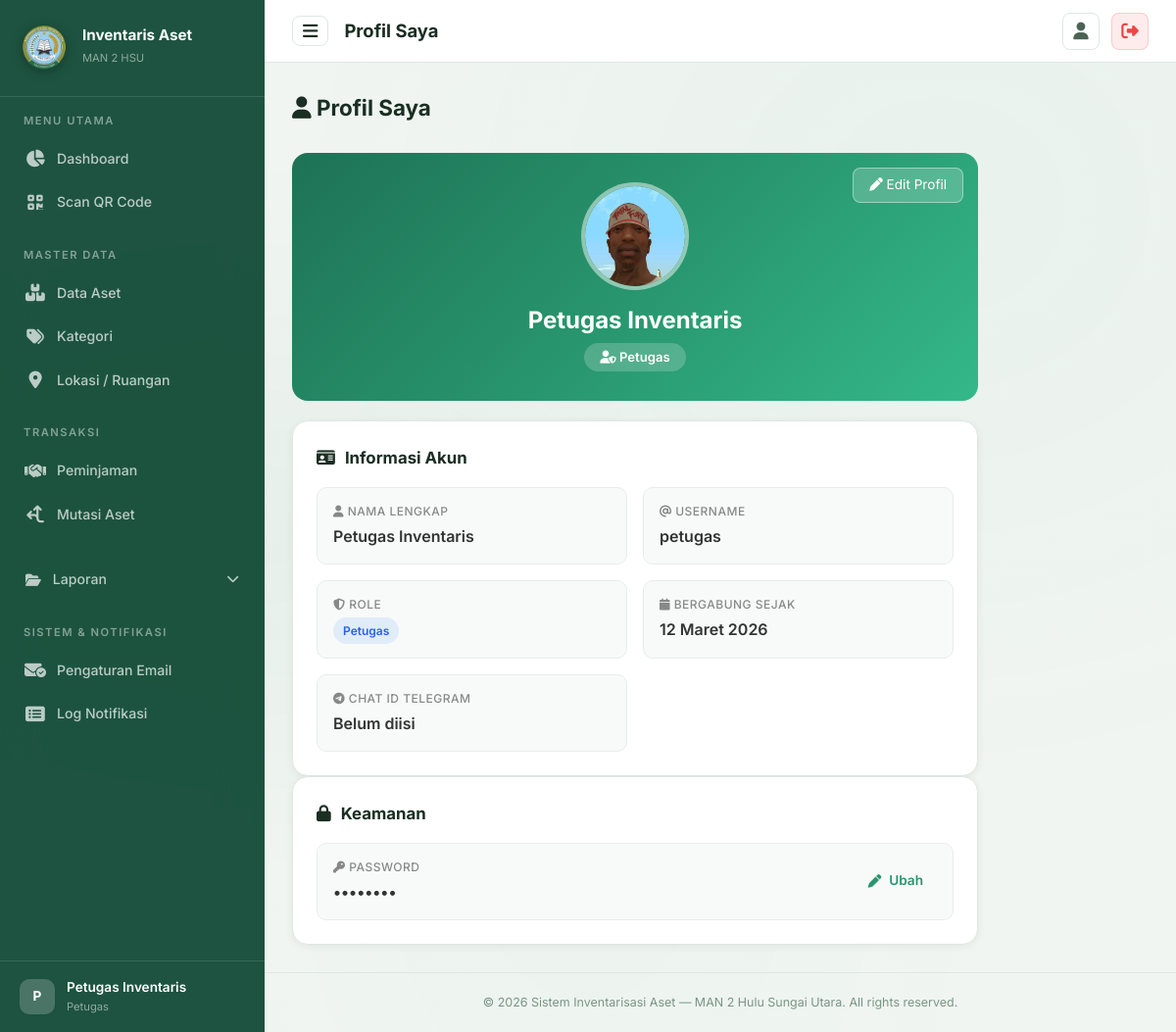
The app's page /pages/profil.php (signed in), older data.
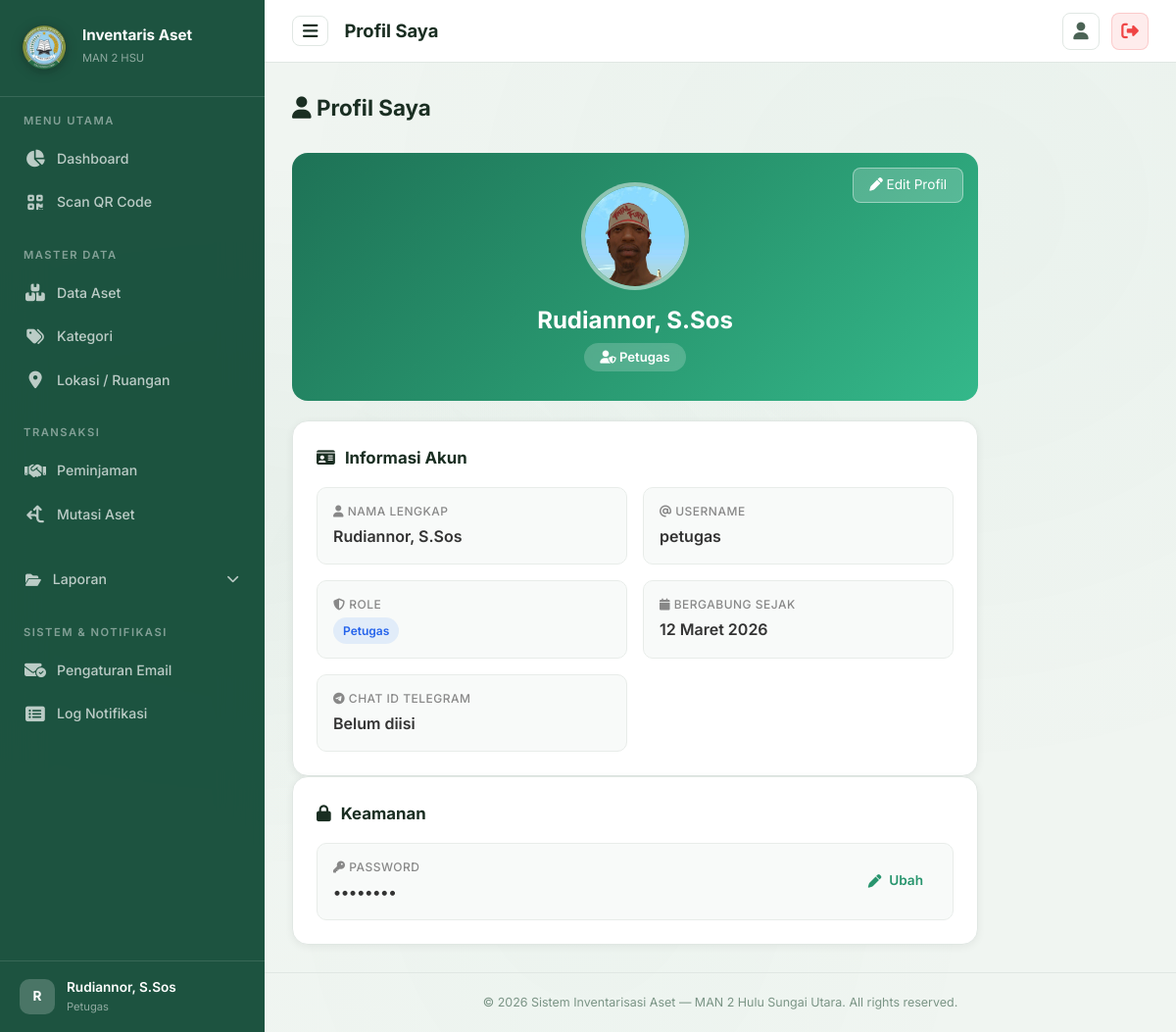
The same page, newer data.
### tables this page shows
CREATE TABLE `users` (
  `id` int NOT NULL AUTO_INCREMENT,
  `nama` varchar(100) NOT NULL,
  `username` varchar(50) NOT NULL,
  `email` varchar(255) DEFAULT NULL,
  `password` varchar(255) NOT NULL,
  `role` enum('admin','petugas','guru') NOT NULL DEFAULT 'petugas',
  `nip` varchar(30) DEFAULT NULL,
  `jabatan` varchar(100) DEFAULT NULL,
  `no_telepon` varchar(20) DEFAULT NULL,
  `telegram_chat_id` varchar(50) DEFAULT NULL,
  `foto` varchar(255) DEFAULT NULL,
  `created_at` timestamp NULL DEFAULT CURRENT_TIMESTAMP,
  `remember_token` varchar(255) DEFAULT NULL,
  `reset_token` varchar(255) DEFAULT NULL,
  `reset_token_expires_at` datetime DEFAULT NULL,
  PRIMARY KEY (`id`),
  UNIQUE KEY `username` (`username`)
);

### pages/profil.php (the view, shortened to what the changed rows need)
<?php
$pageTitle = 'Profil Saya';
$pdo = getConnection();
$stmt = $pdo->prepare("SELECT * FROM users WHERE id = ?");
$stmt->execute([$_SESSION['user_id']]);
$user = $stmt->fetch();
$editMode = isset($_GET['edit']);
$createdAt = isset($user['created_at']) ? date('d F Y', strtotime($user['created_at'])) : '-';
$bulanIndo = ['January'=>'Januari','February'=>'Februari','March'=>'Maret','April'=>'April','May'=>'Mei','June'=>'Juni','July'=>'Juli','August'=>'Agustus','September'=>'September','October'=>'Oktober','November'=>'November','December'=>'Desember'];
foreach ($bulanIndo as $en => $id) {
    $createdAt = str_replace($en, $id, $createdAt);
}
require_once __DIR__ . '/../includes/header.php';
require_once __DIR__ . '/../includes/sidebar.php';
?>
<div class="page-header">
    <div><h2><i class="fas fa-user"></i> Profil Saya</h2></div>
</div>
<div class="profile-container">
<?php if (!$editMode): ?>
    <div class="profile-header-card animate-fadeInUp">
        <a href="?edit=1" class="btn-edit-profil"><i class="fas fa-pen"></i> Edit Profil</a>
        <div class="profile-avatar">
            <?php if ($user['foto'] && file_exists(__DIR__ . '/../assets/uploads/' . $user['foto'])): ?>
                <img src="<?= BASE_URL ?>/assets/uploads/<?= htmlspecialchars($user['foto']) ?>" alt="Foto Profil">
            <?php else: ?>
                <?= strtoupper(substr($user['nama'], 0, 1)) ?>
            <?php endif; ?>
        </div>
        <div class="profile-name"><?= htmlspecialchars($user['nama']) ?></div>
        <div class="profile-role">
            <i class="fas fa-<?= $user['role'] === 'admin' ? 'crown' : 'user-shield' ?>"></i>
            <?= ucfirst($user['role']) ?>
        </div>
    </div>
    <div class="card animate-fadeInUp" style="animation-delay:.1s">
        <div class="card-body">
            <h4 style="margin-top:0;margin-bottom:16px;font-size:1.05rem;">
                <i class="fas fa-id-card" style="color:var(--primary);margin-right:6px;"></i> Informasi Akun
            </h4>
            <div class="detail-grid">
                <div class="detail-item">
                    <div class="detail-label"><i class="fas fa-user"></i> Nama Lengkap</div>
                    <div class="detail-value"><?= htmlspecialchars($user['nama']) ?></div>
                </div>
                <div class="detail-item">
                    <div class="detail-label"><i class="fas fa-at"></i> Username</div>
                    <div class="detail-value"><?= htmlspecialchars($user['username']) ?></div>
                </div>
                <div class="detail-item">
                    <div class="detail-label"><i class="fas fa-shield-halved"></i> Role</div>
                    <div class="detail-value">
                        <span class="badge badge-<?= $user['role'] === 'admin' ? 'primary' : 'info' ?>">
                            <?= ucfirst($user['role']) ?>
                        </span>
                    </div>
                </div>
                <div class="detail-item">
                    <div class="detail-label"><i class="fas fa-calendar"></i> Bergabung Sejak</div>
                    <div class="detail-value"><?= $createdAt ?></div>
                </div>
                <div class="detail-item">
                    <div class="detail-label"><i class="fab fa-telegram-plane"></i> Chat ID Telegram</div>
                    <div class="detail-value"><?= htmlspecialchars($user['telegram_chat_id'] ?? 'Belum diisi') ?></div>
                </div>
            </div>
        </div>
    </div>
    <div class="card animate-fadeInUp" style="animation-delay:.15s">
        <div class="card-body">
            <h4 style="margin-top:0;margin-bottom:16px;font-size:1.05rem;">
                <i class="fas fa-lock" style="color:var(--primary);margin-right:6px;"></i> Keamanan
            </h4>
            <div class="detail-item" style="display:flex;align-items:center;justify-content:space-between;">
                <div>
                    <div class="detail-label"><i class="fas fa-key"></i> Password</div>
                    <div class="detail-value">••••••••</div>
                </div>
                <a href="?edit=1" class="btn btn-outline" style="font-size:.85rem;padding:6px 14px;">
                    <i class="fas fa-pen"></i> Ubah
                </a>
            </div>
        </div>
    </div>
<?php endif; ?>
</div>
<?php require_once __DIR__ . '/../includes/footer.php'; ?>

### includes/sidebar.php (shortened to what the changed rows need)
<aside class="sidebar">
    <div class="sidebar-header">
        <div class="sidebar-brand">
            <h2>Inventaris Aset</h2>
        </div>
    </div>
    <div class="sidebar-footer">
        <div class="sidebar-user">
            <div class="user-avatar">
                <?= strtoupper(substr($_SESSION['user_nama'] ?? 'U', 0, 1)) ?>
            </div>
            <div class="user-info">
                <div class="user-name"><?= htmlspecialchars($_SESSION['user_nama'] ?? 'User') ?></div>
                <div class="user-role"><?= htmlspecialchars($_SESSION['user_role'] ?? 'petugas') ?></div>
            </div>
        </div>
    </div>
</aside>
<div class="main-content">
    <header class="topbar">
        <div class="topbar-left">
            <div class="topbar-title">
                <h1><?= $pageTitle ?? 'Dashboard' ?></h1>
            </div>
        </div>
    </header>
    <div class="page-content">

Row changes from the older to the newer data that the page shows:
changed users "petugas": nama "Petugas Inventaris" → "Rudiannor, S.Sos"
Text that changed along with them:
substr($_SESSION['user_nama'] ?? 'U', 0, 1): "P" → "R"
$_SESSION['user_nama']: "Petugas Inventaris" → "Rudiannor, S.Sos"
